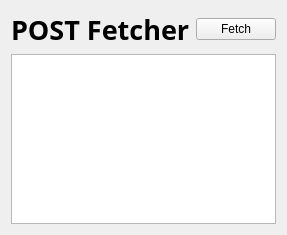
<?xml version="1.0" encoding="UTF-8"?>
<ui version="4.0">
 <class>Widget</class>
 <widget class="QWidget" name="Widget">
  <property name="geometry">
   <rect>
    <x>0</x>
    <y>0</y>
    <width>268</width>
    <height>235</height>
   </rect>
  </property>
  <property name="windowTitle">
   <string>Widget</string>
  </property>
  <layout class="QVBoxLayout" name="verticalLayout">
   <item>
    <layout class="QHBoxLayout" name="horizontalLayout">
     <item>
      <widget class="QLabel" name="label">
       <property name="font">
        <font>
         <family>Iosevka Custom</family>
         <pointsize>20</pointsize>
         <bold>true</bold>
        </font>
       </property>
       <property name="text">
        <string>POST Fetcher</string>
       </property>
      </widget>
     </item>
     <item>
      <widget class="QPushButton" name="pushButtonFetch">
       <property name="text">
        <string>Fetch</string>
       </property>
      </widget>
     </item>
    </layout>
   </item>
   <item>
    <widget class="QListWidget" name="listWidget"/>
   </item>
  </layout>
 </widget>
 <resources/>
 <connections/>
</ui>
